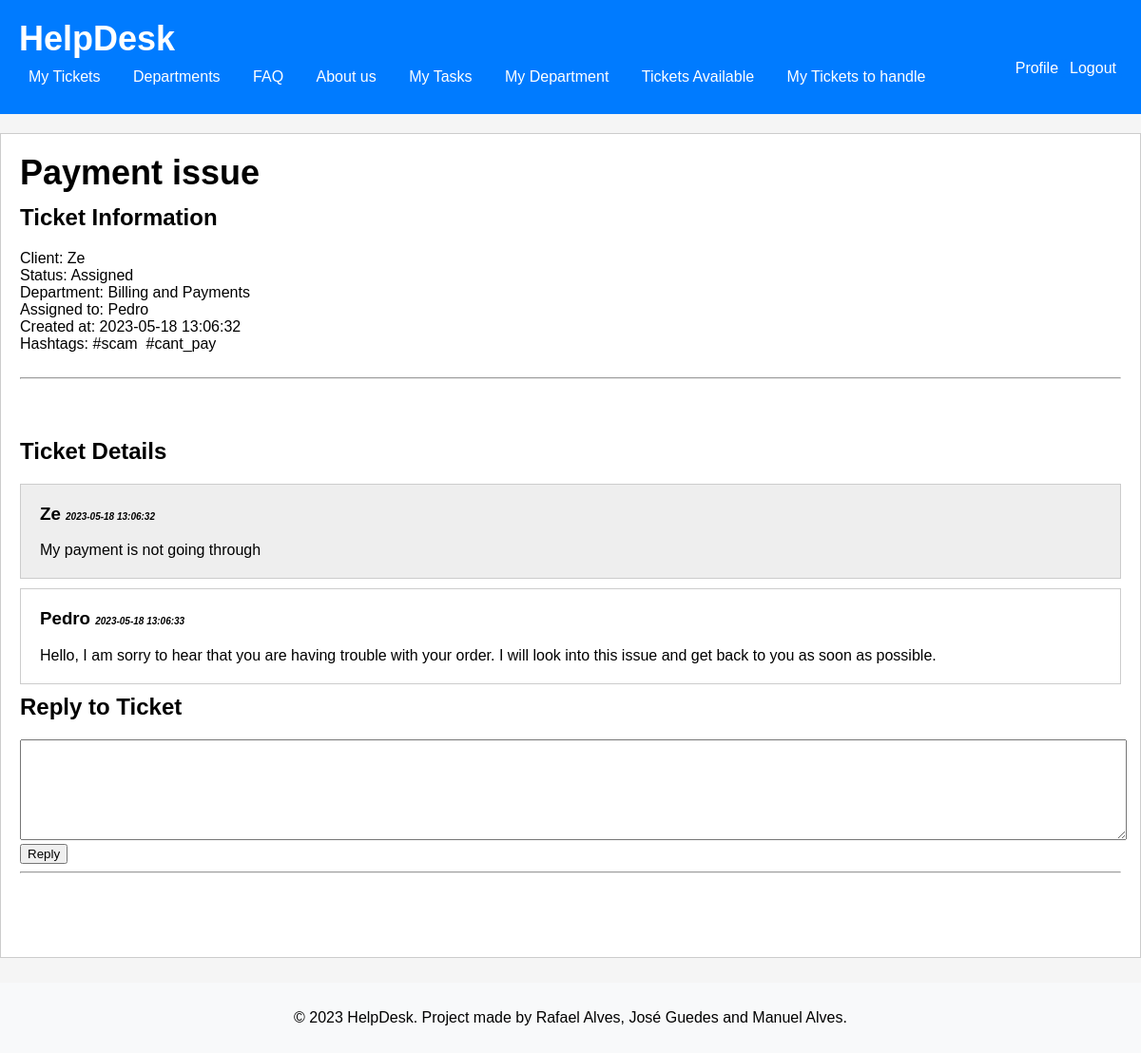
The page /pages/detailTicket.php?id=2 (signed in) on the database as committed earlier.
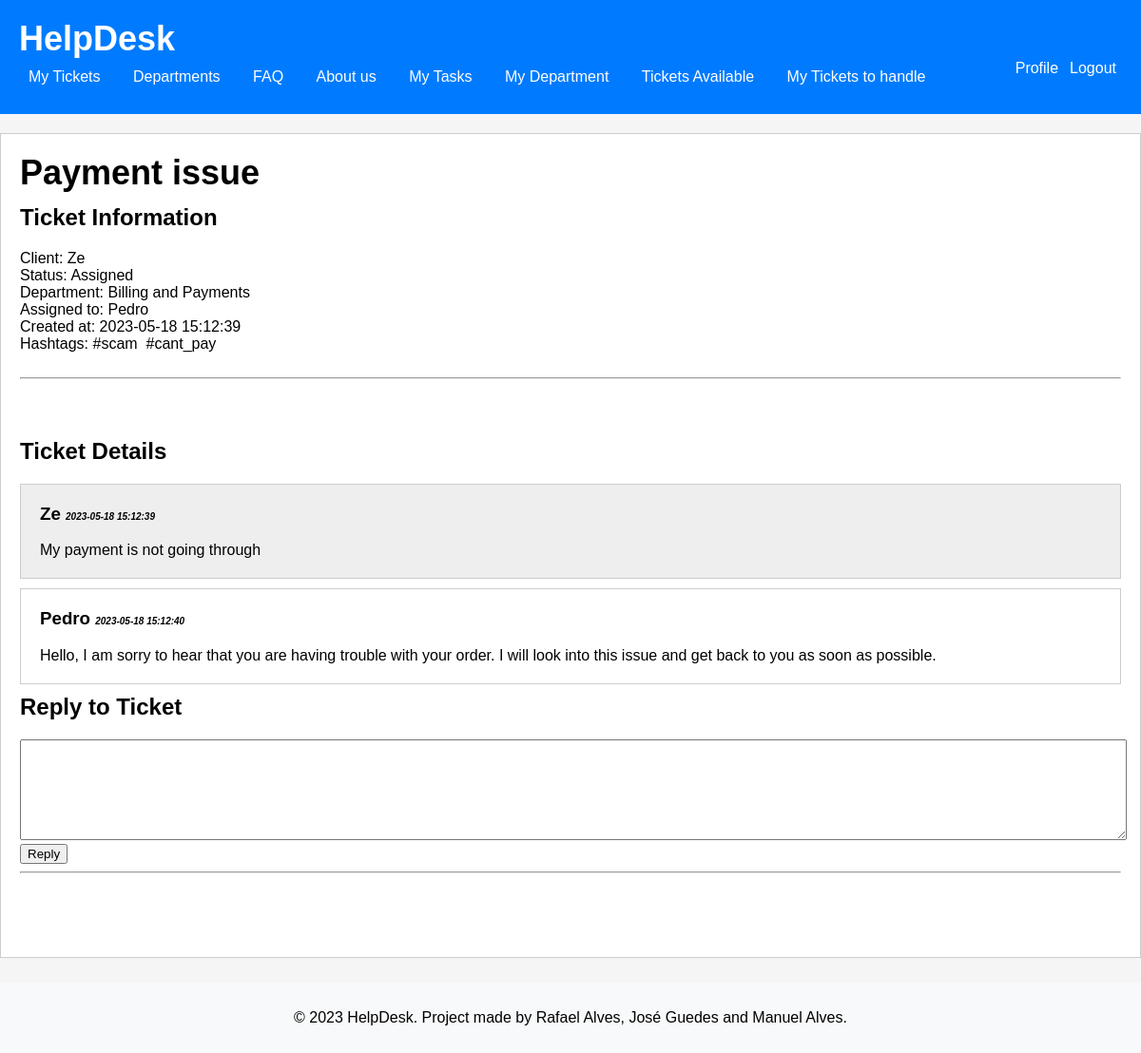
The same page on the database as committed later.
### tables this page shows
CREATE TABLE Reply (
    id INTEGER PRIMARY KEY AUTOINCREMENT,
    id_ticket INTEGER,
    id_user INTEGER,
    content VARCHAR(255) NOT NULL,
    created_at TIMESTAMP NOT NULL DEFAULT CURRENT_TIMESTAMP,
    CONSTRAINT id_ticketFK FOREIGN KEY(id_ticket) REFERENCES Ticket (id),
    CONSTRAINT id_userFK FOREIGN KEY(id_user) REFERENCES User (id)
);

CREATE TABLE User (
     id INTEGER PRIMARY KEY AUTOINCREMENT,
     username varchar(255) NOT NULL UNIQUE,
     firstName varchar(255) NOT NULL,
     lastName varchar(255) NOT NULL,
     email varchar(255) NOT NULL UNIQUE,
     password varchar(255) NOT NULL,
     id_department INTEGER DEFAULT NULL,
     is_agent BOOLEAN NOT NULL DEFAULT false,
     is_admin BOOLEAN NOT NULL DEFAULT false,
     CONSTRAINT id_departmentFK FOREIGN KEY(id_department) REFERENCES Department(id)
 );

### database/user.class.php (called while the page is built, shortened)
<?php
  function getUserna($id) {
    global $dbh;
    try {
      $stmt = $dbh->prepare('SELECT username FROM User WHERE id = ?');
      $stmt->execute(array($id));
      if($row = $stmt->fetch()){
        return $row['username'];
      }
    }catch(PDOException $e) {
      return -1;
    }
  }

### database/department.class.php (called while the page is built, shortened)
<?php
  class Department {
    static function getName($id) {
      global $dbh;
      try {
        $stmt = $dbh->prepare('SELECT name FROM Department WHERE id = ?');
        $stmt->execute(array($id));
        if($row = $stmt->fetch()){
          return $row['name'];
        }
      }catch(PDOException $e) {
        return -1;
      }
    }
  }
?>

### database/ticket.class.php (called while the page is built, shortened)
<?php
  class Ticket {
static function getTicketHashtags(PDO $db, int $ticketId) {
  $query = "SELECT h.tag
            FROM Ticket_Hashtag th
            JOIN Hashtag h ON th.id_hashtag = h.id
            WHERE th.id_ticket = :ticketId";
  $stmt = $db->prepare($query);
  $stmt->bindParam(':ticketId', $ticketId, PDO::PARAM_INT);
  $stmt->execute();
  $hashtags = $stmt->fetchAll(PDO::FETCH_COLUMN);
  return $hashtags;
}
  }
?>

### database/reply.class.php (called while the page is built, shortened)
<?php
  class Reply {
    static function getRepliesByTicket(PDO $db, int $id_ticket) {
        $stmt = $db->prepare('
          SELECT id, created_at, content, id_user
          FROM Reply
          WHERE id_ticket = ?
          ORDER by created_at asc
        ');
        $stmt->execute(array($id_ticket));
        $row = $stmt->fetchAll(PDO::FETCH_ASSOC);
        return $row;
      }
    }
?>

### utils/session.php (called while the page is built, shortened)
<?php
   function getUserID() {
       if(isset($_SESSION['userID'])) {
            return $_SESSION['userID'];
       } else {
           return null;
       }
   }
?>

### pages/detailTicket.php (the view, shortened to what this page needs)
<?php
require_once(__DIR__ . '/../templates/header.tpl.php');
require_once(__DIR__ . '/../templates/footer.tpl.php');
include_once("../database/ticket.class.php");
include_once("../database/department.class.php");
include_once("../database/user.class.php");
include_once("../database/reply.class.php");
$depart = Department::getName($_SESSION['ticketinfo']['id_department']);
$replies = Reply::getRepliesByTicket($dbh, intval($_SESSION['ticketinfo']['id']));
$us = getUserna($_SESSION['ticketinfo']['id_user']);
$ag = getUserna($_SESSION['ticketinfo']['id_agent']);
$ticketId = $_SESSION['ticketinfo']['id'];
$hashtags = Ticket::getTicketHashtags($dbh, intval($ticketId));
?>
<h1><?php echo htmlentities($_SESSION['ticketinfo']['title']) ?></h1>
<h2>Ticket Information</h2>
<ul>
    <li>Client: <?php echo htmlentities($us) ?></li>
    <li>Status: <?php echo htmlentities($_SESSION['ticketinfo']['ticket_status']) ?></li>
    <li>Department: <?php echo htmlentities($depart) ?></li>
    <li>Assigned to: <?php echo ($ag == null) ? htmlentities("This ticket has no agent working on it") : htmlentities($ag); ?></li>
    <li>Created at: <?php echo htmlentities($_SESSION['ticketinfo']['created_at']) ?></li>
    <li>Hashtags: <?php foreach ($hashtags as $hashtag): ?>
    <span class="hashtag"><?php echo htmlentities($hashtag); ?>&nbsp;</span>
    <?php endforeach; ?></li>
</ul>
<br>
<hr>
<br>
<br>
<br>
<h2>Ticket Details</h2>
<div style="padding: 20px; background: #eee; border: 1px solid #ccc; margin-bottom:10px;">
<h3 style="margin-top: 0"><?php echo htmlentities($us); ?> <span style="font-style: italic; font-size: 10px; display:inline-block"><?php echo htmlentities($_SESSION['ticketinfo']['created_at']) ?></span></h3>
<?php echo htmlentities($_SESSION['ticketinfo']['description']) ?>
</div>
<?php
if($replies) {
    foreach($replies as $reply) {
        ?>
        <div style="padding: 20px; background: <?php echo (getUserna($reply['id_user']) == $ag) ? '#fff' : '#eee'; ?>; border: 1px solid #ccc; margin-bottom:10px;">
        <h3 style="margin-top: 0"><?php echo getUserna($reply['id_user']); ?> <span style="font-style: italic; font-size: 10px; display:inline-block"><?php echo htmlentities($reply['created_at']) ?>
</span></h3>
        <?php echo htmlentities($reply['content']) ?>
        </div>
        <?php
    }
} else {
    ?>
    <h4>No replies yet.</h4c>
    <?php
}
?>
<?php
if((getUserID() == $_SESSION['ticketinfo']['id_agent'] || getUserID() == $_SESSION['ticketinfo']['id_user']) && $_SESSION['ticketinfo']['ticket_status'] != 'Closed'){
?>
    <h2>Reply to Ticket</h2>
    <textarea id="reply" style="width: 100%; height: 100px"></textarea>
    <?php
    echo '<button onclick="replyClientTicket()">Reply</button><hr />';
    ?>
<?php
    }
?>

Rows that differ between the two databases and show on the page:
changed reply "Pedro": created_at "2023-05-18 13:06:33" → "2023-05-18 15:12:40"
Other text that changed with them:
$_SESSION['ticketinfo']['created_at']: "2023-05-18 13:06:32" → "2023-05-18 15:12:39"
